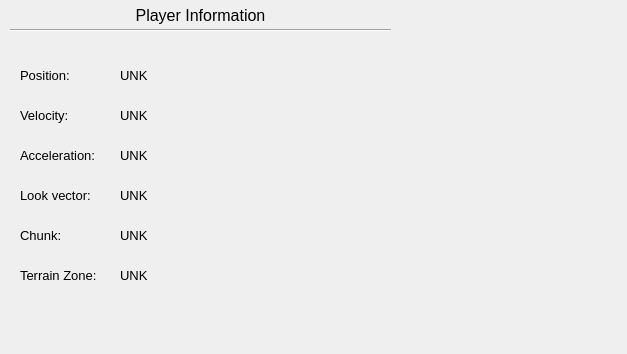
<?xml version="1.0" encoding="UTF-8"?>
<ui version="4.0">
 <class>PlayerInfo</class>
 <widget class="QWidget" name="PlayerInfo">
  <property name="geometry">
   <rect>
    <x>0</x>
    <y>0</y>
    <width>627</width>
    <height>354</height>
   </rect>
  </property>
  <property name="windowTitle">
   <string>Form</string>
  </property>
  <widget class="Line" name="line">
   <property name="geometry">
    <rect>
     <x>10</x>
     <y>20</y>
     <width>381</width>
     <height>20</height>
    </rect>
   </property>
   <property name="orientation">
    <enum>Qt::Horizontal</enum>
   </property>
  </widget>
  <widget class="QLabel" name="label">
   <property name="geometry">
    <rect>
     <x>10</x>
     <y>0</y>
     <width>381</width>
     <height>31</height>
    </rect>
   </property>
   <property name="font">
    <font>
     <pointsize>12</pointsize>
    </font>
   </property>
   <property name="text">
    <string>Player Information</string>
   </property>
   <property name="alignment">
    <set>Qt::AlignCenter</set>
   </property>
  </widget>
  <widget class="QLabel" name="label_2">
   <property name="geometry">
    <rect>
     <x>20</x>
     <y>60</y>
     <width>71</width>
     <height>31</height>
    </rect>
   </property>
   <property name="font">
    <font>
     <pointsize>10</pointsize>
    </font>
   </property>
   <property name="text">
    <string>Position:</string>
   </property>
  </widget>
  <widget class="QLabel" name="posLabel">
   <property name="geometry">
    <rect>
     <x>120</x>
     <y>60</y>
     <width>471</width>
     <height>31</height>
    </rect>
   </property>
   <property name="font">
    <font>
     <pointsize>10</pointsize>
    </font>
   </property>
   <property name="text">
    <string>UNK</string>
   </property>
  </widget>
  <widget class="QLabel" name="label_4">
   <property name="geometry">
    <rect>
     <x>20</x>
     <y>100</y>
     <width>71</width>
     <height>31</height>
    </rect>
   </property>
   <property name="font">
    <font>
     <pointsize>10</pointsize>
    </font>
   </property>
   <property name="text">
    <string>Velocity:</string>
   </property>
  </widget>
  <widget class="QLabel" name="velLabel">
   <property name="geometry">
    <rect>
     <x>120</x>
     <y>100</y>
     <width>481</width>
     <height>31</height>
    </rect>
   </property>
   <property name="font">
    <font>
     <pointsize>10</pointsize>
    </font>
   </property>
   <property name="text">
    <string>UNK</string>
   </property>
  </widget>
  <widget class="QLabel" name="label_6">
   <property name="geometry">
    <rect>
     <x>20</x>
     <y>140</y>
     <width>81</width>
     <height>31</height>
    </rect>
   </property>
   <property name="font">
    <font>
     <pointsize>10</pointsize>
    </font>
   </property>
   <property name="text">
    <string>Acceleration:</string>
   </property>
  </widget>
  <widget class="QLabel" name="accLabel">
   <property name="geometry">
    <rect>
     <x>120</x>
     <y>140</y>
     <width>451</width>
     <height>31</height>
    </rect>
   </property>
   <property name="font">
    <font>
     <pointsize>10</pointsize>
    </font>
   </property>
   <property name="text">
    <string>UNK</string>
   </property>
  </widget>
  <widget class="QLabel" name="lookLabel">
   <property name="geometry">
    <rect>
     <x>120</x>
     <y>180</y>
     <width>491</width>
     <height>31</height>
    </rect>
   </property>
   <property name="font">
    <font>
     <pointsize>10</pointsize>
    </font>
   </property>
   <property name="text">
    <string>UNK</string>
   </property>
  </widget>
  <widget class="QLabel" name="label_9">
   <property name="geometry">
    <rect>
     <x>20</x>
     <y>180</y>
     <width>81</width>
     <height>31</height>
    </rect>
   </property>
   <property name="font">
    <font>
     <pointsize>10</pointsize>
    </font>
   </property>
   <property name="text">
    <string>Look vector:</string>
   </property>
  </widget>
  <widget class="QLabel" name="label_10">
   <property name="geometry">
    <rect>
     <x>20</x>
     <y>220</y>
     <width>81</width>
     <height>31</height>
    </rect>
   </property>
   <property name="font">
    <font>
     <pointsize>10</pointsize>
    </font>
   </property>
   <property name="text">
    <string>Chunk:</string>
   </property>
  </widget>
  <widget class="QLabel" name="chunkLabel">
   <property name="geometry">
    <rect>
     <x>120</x>
     <y>220</y>
     <width>481</width>
     <height>31</height>
    </rect>
   </property>
   <property name="font">
    <font>
     <pointsize>10</pointsize>
    </font>
   </property>
   <property name="text">
    <string>UNK</string>
   </property>
  </widget>
  <widget class="QLabel" name="label_11">
   <property name="geometry">
    <rect>
     <x>20</x>
     <y>260</y>
     <width>91</width>
     <height>31</height>
    </rect>
   </property>
   <property name="font">
    <font>
     <pointsize>10</pointsize>
    </font>
   </property>
   <property name="text">
    <string>Terrain Zone:</string>
   </property>
  </widget>
  <widget class="QLabel" name="zoneLabel">
   <property name="geometry">
    <rect>
     <x>120</x>
     <y>260</y>
     <width>471</width>
     <height>31</height>
    </rect>
   </property>
   <property name="font">
    <font>
     <pointsize>10</pointsize>
    </font>
   </property>
   <property name="text">
    <string>UNK</string>
   </property>
  </widget>
 </widget>
 <resources/>
 <connections/>
</ui>
